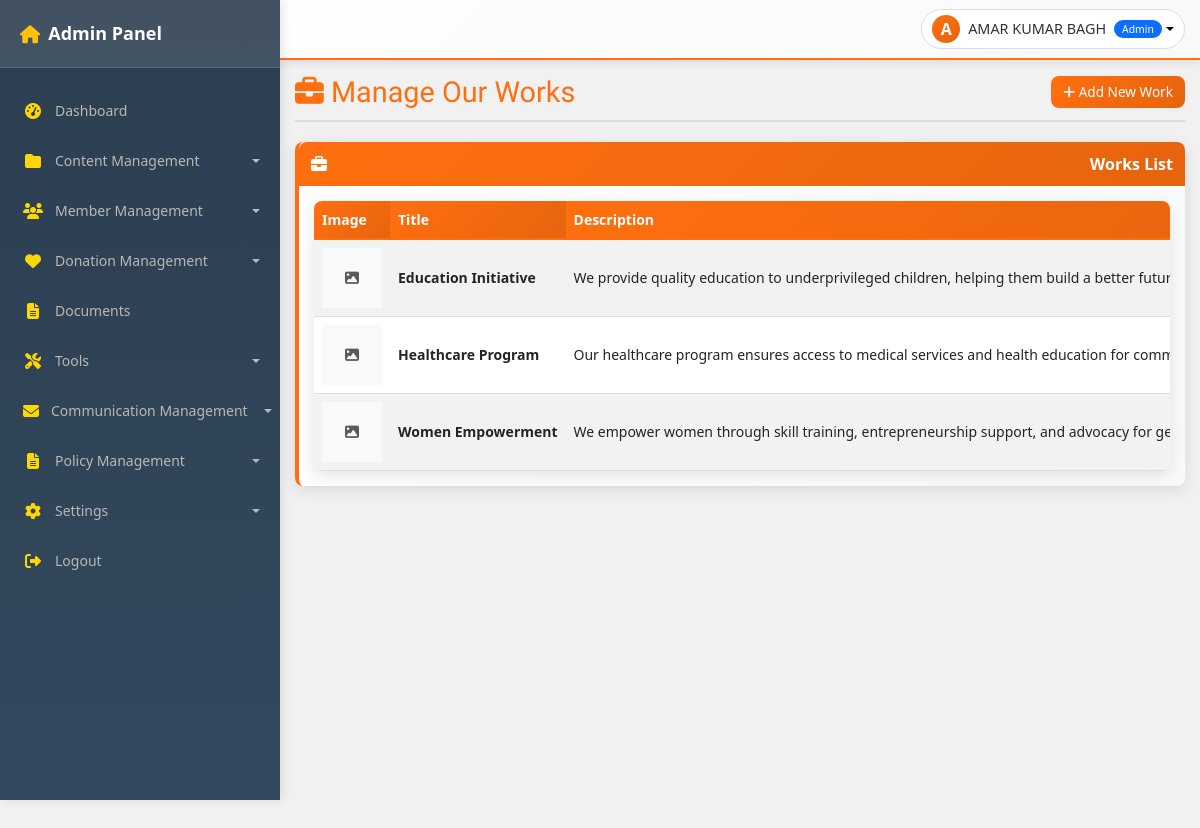
Page /admin/ourworks.php (signed in) on the committed database.
### tables this page shows
CREATE TABLE `ourworks` (
  `id` bigint(20) UNSIGNED NOT NULL,
  `name` varchar(191) NOT NULL,
  `content` text NOT NULL,
  `image` varchar(191) NOT NULL,
  `created_at` timestamp NULL DEFAULT NULL,
  `updated_at` timestamp NULL DEFAULT NULL
);

### admin/ourworks.php (the view, shortened to what this page needs)
<?php
require_once 'includes/auth_check.php';
$action = isset($_GET['action']) ? sanitizeInput($_GET['action']) : 'list';
try {
    $db = getDbConnection();
} catch (PDOException $e) {
    logError("Database connection error: " . $e->getMessage());
    $error = "Database error: " . $e->getMessage();
    $works = [];
    $totalPages = 0;
}
$page = isset($_GET['page']) ? (int)$_GET['page'] : 1;
$limit = 12;
$offset = ($page - 1) * $limit;
try {
    $stmt = $db->prepare("SELECT * FROM ourworks ORDER BY created_at DESC LIMIT :limit OFFSET :offset");
    $stmt->bindValue(':limit', $limit, PDO::PARAM_INT);
    $stmt->bindValue(':offset', $offset, PDO::PARAM_INT);
    $stmt->execute();
    $works = $stmt->fetchAll(PDO::FETCH_ASSOC);
} catch (PDOException $e) {
    logError("Database query error for ourworks: " . $e->getMessage());
    $error = "Database error: " . $e->getMessage();
    $works = [];
    $totalPages = 0;
}
include 'includes/header.php';
?>
<?php include 'includes/sidebar.php'; ?>
<div class="admin-content">
    <?php include 'includes/topbar.php'; ?>
    <div class="main-content">
        <div class="page-header">
            <h1 class="page-title">
                <i class="fas fa-briefcase"></i> Manage Our Works
            </h1>
            <div class="page-actions">
                <?php if ($action === 'add' || $action === 'edit'): ?>
                    <a href="ourworks.php" class="btn btn-secondary">
                        <i class="fas fa-arrow-left"></i> Back
                    </a>
                <?php else: ?>
                    <a href="ourworks.php?action=add" class="btn btn-primary">
                        <i class="fas fa-plus"></i> Add New Work
                    </a>
                <?php endif; ?>
            </div>
        </div>
        <?php if ($action === 'add' || $action === 'edit'): ?>
            <div class="admin-card">
                <div class="card-header">
                    <i class="fas fa-<?php echo $action === 'add' ? 'plus' : 'edit'; ?>"></i> <?php echo ($action === 'add') ? "Add New Work" : "Edit Work"; ?>
                </div>
                <div class="card-body">
                    <form method="post" enctype="multipart/form-data">
                        <input type="hidden" name="action" value="<?php echo $action; ?>">
                        <input type="hidden" name="csrf_token" value="<?php echo htmlspecialchars(generateCSRF(), ENT_QUOTES, 'UTF-8'); ?>">
                        <?php if ($action === 'edit'): ?>
                            <input type="hidden" name="work_id" value="<?php echo $work['id']; ?>">
                        <?php endif; ?>
                        <div class="mb-3">
                            <label for="name" class="form-label">Work Title <span class="text-danger">*</span></label>
                            <input type="text" class="form-control" id="name" name="name" value="<?php echo htmlspecialchars($work['name'] ?? ''); ?>" required>
                        </div>
                        <div class="mb-3">
                            <label for="content" class="form-label">Description <span class="text-danger">*</span></label>
                            <textarea class="form-control ckeditor" id="content" name="content" rows="10" required><?php echo htmlspecialchars($work['content'] ?? ''); ?></textarea>
                        </div>
                        <div class="mb-3">
                            <label for="image" class="form-label">Work Image <span class="text-danger">*</span></label>
                            <input type="file" class="form-control image-upload" id="image" name="image" accept="image/*" <?php echo $action === 'add' ? 'required' : ''; ?>>
                            <?php if ($action === 'edit' && !empty($work['image'])): ?>
                                <div class="mt-2 image-preview">
                                    <img src="<?php echo SITE_URL; ?>/img/ourworks/<?php echo htmlspecialchars($work['image']); ?>" alt="Current Image" class="img-thumbnail" style="max-height: 200px;">
                                    <p class="text-muted mt-1">Uploading a new image will replace the current image.</p>
                                </div>
                            <?php else: ?>
                                <div class="mt-2 image-preview"></div>
                            <?php endif; ?>
                        </div>
                        <div class="mt-4">
                            <button type="submit" class="btn btn-primary">
                                <i class="fas fa-save"></i> <?php echo ($action === 'add') ? "Add" : "Update"; ?>
                            </button>
                            <a href="ourworks.php" class="btn btn-secondary">
                                <i class="fas fa-times"></i> Cancel
                            </a>
                        </div>
                    </form>
                </div>
            </div>
        <?php else: ?>
            <div class="admin-card">
                <div class="card-header">
                    <i class="fas fa-briefcase"></i> Works List
                </div>
                <div class="card-body">
                    <?php if (count($works) > 0): ?>
                        <div class="table-responsive">
                            <table class="table table-striped table-hover">
                                <thead>
                                    <tr>
                                        <th>Image</th>
                                        <th>Title</th>
                                        <th class="d-none d-md-table-cell">Description</th>
                                    </tr>
                                </thead>
                                <tbody>
                                    <?php foreach ($works as $item): ?>
                                        <tr>
                                            <td>
                                                <?php if (!empty($item['image'])): ?>
                                                    <img src="<?php echo SITE_URL; ?>/img/ourworks/<?php echo htmlspecialchars($item['image']); ?>" alt="<?php echo htmlspecialchars($item['name']); ?>">
                                                <?php else: ?>
                                                    <div class="bg-light d-flex align-items-center justify-content-center" style="width: 60px; height: 60px;">
                                                        <i class="fas fa-image text-muted"></i>
                                                    </div>
                                                <?php endif; ?>
                                            </td>
                                            <td><strong><?php echo htmlspecialchars($item['name']); ?></strong></td>
                                            <td class="d-none d-md-table-cell"><?php echo htmlspecialchars(substr(strip_tags($item['content']), 0, 100)) . (strlen(strip_tags($item['content'])) > 100 ? '...' : ''); ?></td>
                                        </tr>
                                    <?php endforeach; ?>
                                </tbody>
                            </table>
                        </div>
                    <?php else: ?>
                        <div class="alert alert-info">
                            <i class="fas fa-info-circle"></i> No works found.
                        </div>
                    <?php endif; ?>
                </div>
            </div>
        <?php endif; ?>
    </div>
</div>
<?php include 'includes/footer.php'; ?>

### admin/assets/css/style.css (style rules this page uses)
:root { --primary-color: #ff6f0f; --primary-dark: #e6640e; --primary-light: #ff8a3d; --secondary-color: var(--primary-dark); --secondary-dark: var(--primary-dark); --secondary-light: var(--primary-light); --gold-color: #ffd700; --success-color: #25d366; --success-dark: #128c7e; --info-color: #17a2b8; --warning-color: #ffc107; --danger-color: #dc3545; --text-color: #333; --text-light: #555; --text-muted: #6c757d; --text-white: #fff; --text-light-gray: #b8b8b8; --light-bg: #f8f9fa; --body-bg: #f1f1f1; --white-bg: #ffffff; --dark-bg: #151414; --darker-bg: #2c2c2c; --black-bg: #000; --border-light: #ddd; --border-lighter: #eee; --border-dark: #373636; --gradient-primary: linear-gradient(135deg, var(--primary-color), var(--primary-dark)); --gradient-primary-reverse: linear-gradient(175deg, var(--primary-color) 50%, var(--primary-dark) 50%); --gradient-header: linear-gradient(135deg, #ffffff 0%, #f8f9fa 100%); --gradient-navbar: linear-gradient(180deg, #2c3e50 0%, #34495e 100%); --gradient-success: linear-gradient(135deg, var(--success-color), var(--success-dark)); --shadow-light: rgba(0, 0, 0, 0.05); --shadow-medium: rgba(0, 0, 0, 0.1); --shadow-dark: rgba(0, 0, 0, 0.15); --shadow-darker: rgba(0, 0, 0, 0.2); --shadow-darkest: rgba(0, 0, 0, 0.3); --overlay-light: rgba(255, 255, 255, 0.1); --overlay-medium: rgba(255, 255, 255, 0.2); --overlay-dark: rgba(0, 0, 0, 0.5); --overlay-darker: rgba(0, 0, 0, 0.6); --overlay-darkest: rgba(0, 0, 0, 0.7); --primary-color-overlay: rgba(255, 111, 15, 0.7); --sidebar-width: 280px; --sidebar-collapsed-width: 70px; --topbar-height: 60px; --border-radius: 8px; --box-shadow: 0 4px 15px var(--shadow-medium); --transition: all 0.3s ease; }
* { margin: 0; padding: 0; box-sizing: border-box; }
body { font-family: "Teko", sans-serif; font-weight: 400; background-color: var(--body-bg); color: var(--text-color); overflow-x: hidden; }
h1, h2, h3, h4, h5, h6 { font-family: "Bakbak One", sans-serif; }
@media (min-width: 992px) { .admin-content { margin-left: var(--sidebar-width); width: calc(100% - var(--sidebar-width)); } }
.admin-content { flex: 1; min-height: 100vh; background-color: var(--body-bg); padding: 0; margin-top: var(--topbar-height); transition: margin-left 0.3s ease; width: 100%; overflow-x: hidden; }
.main-content { flex-grow: 1; padding: 15px; background-color: var(--body-bg); min-height: calc(100vh - var(--topbar-height)); overflow-x: hidden; width: 100%; max-width: 100%; }
.table-responsive { border-radius: var(--border-radius); box-shadow: var(--box-shadow); overflow-x: auto; width: 100%; -webkit-overflow-scrolling: touch; }
.table { margin-bottom: 0; width: 100%; }
.table th { background: var(--gradient-primary); border-top: none; font-weight: 600; color: var(--text-white); padding: 10px; border-bottom: 2px solid var(--primary-color); white-space: nowrap; }
.table td { padding: 8px; vertical-align: middle; border-color: var(--border-light); white-space: nowrap; }
.table-striped tbody tr:nth-of-type(odd) { background-color: rgba(255, 111, 15, 0.02); }
.page-header { display: flex; justify-content: space-between; align-items: center; margin-bottom: 20px; padding-bottom: 10px; border-bottom: 2px solid var(--border-light); }
.page-title { margin: 0; color: var(--primary-color); font-size: 1.8rem; font-family: "Bakbak One", sans-serif; }
.page-actions { display: flex; gap: 8px; }
.admin-card { background: var(--gradient-header); border-radius: var(--border-radius); box-shadow: var(--box-shadow); transition: var(--transition); border: none; margin-bottom: 15px; border-left: 4px solid var(--primary-color); }
.admin-card .card-header { background: var(--gradient-primary); color: var(--text-white); padding: 10px 12px; font-weight: bold; display: flex; align-items: center; justify-content: space-between; border-radius: var(--border-radius) var(--border-radius) 0 0; border-bottom: none; }
.admin-card .card-header i { margin-right: 8px; }
.admin-card .card-body { padding: 15px; }
.btn { border-radius: var(--border-radius); padding: 6px 12px; font-weight: 500; transition: var(--transition); border: none; cursor: pointer; font-size: 0.85rem; }
.btn-primary { background: var(--gradient-primary); color: var(--text-white); }

### admin/includes/header.php (style rules this page uses)
body { font-family: 'Segoe UI', Tahoma, Geneva, Verdana, sans-serif; }

### admin/ourworks.php (style rules this page uses)
.table-responsive { overflow-x: auto; -webkit-overflow-scrolling: touch; }
.table th, .table td { vertical-align: middle; font-size: 14px; padding: 8px; }

### rows in the picture
ourworks: name "Education Initiative", content "We provide quality education to underprivileged children, helping them build a better…"
ourworks: name "Healthcare Program", content "Our healthcare program ensures access to medical services and health education for…"
ourworks: name "Women Empowerment", content "We empower women through skill training, entrepreneurship support, and advocacy for…"

### other values in the picture
$pageTitle "Manage Our Works"
substr($_SESSION['user_name'], 0, 1) "A"
$_SESSION['user_name'] "AMAR KUMAR BAGH"
$_SESSION['user_type'] "Admin"
